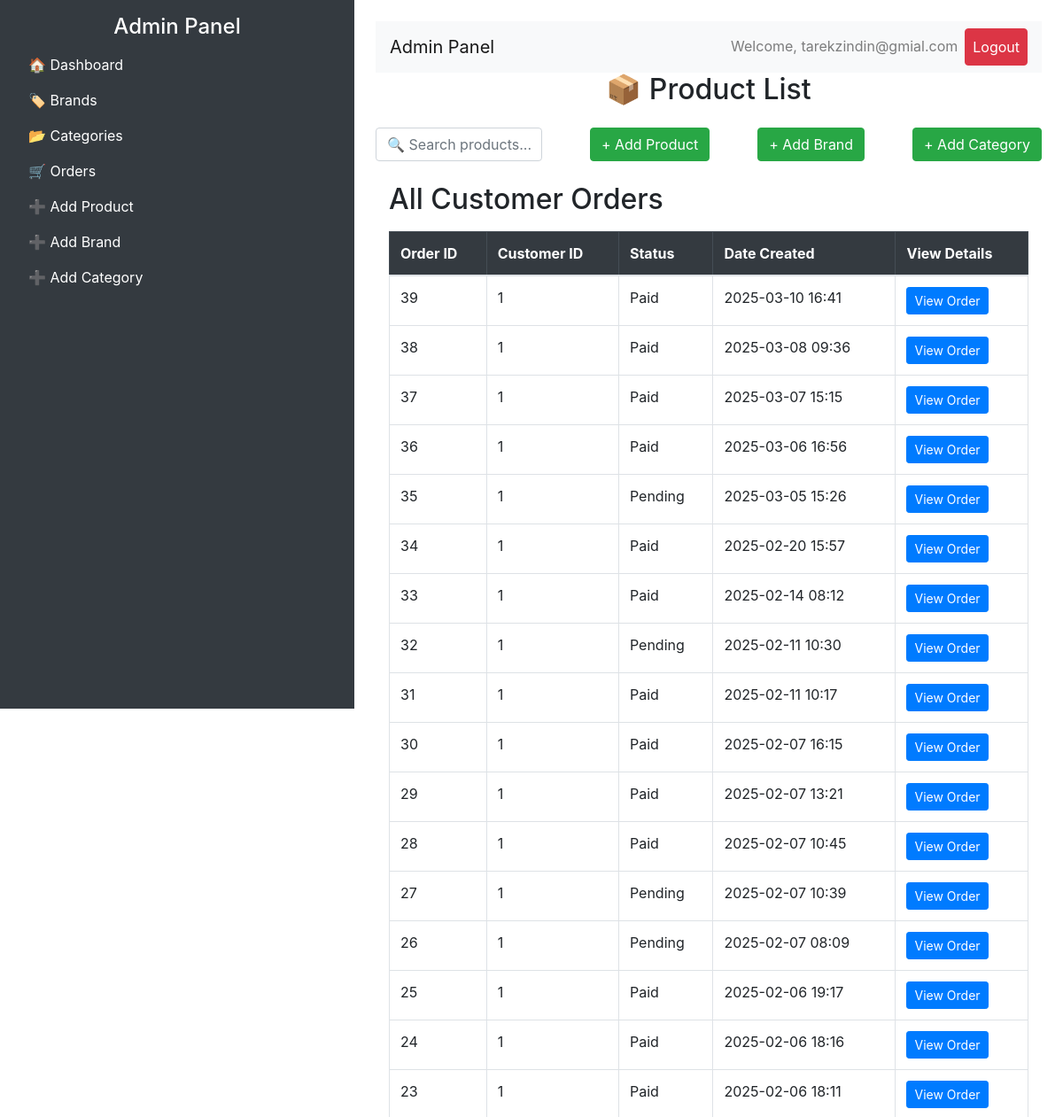
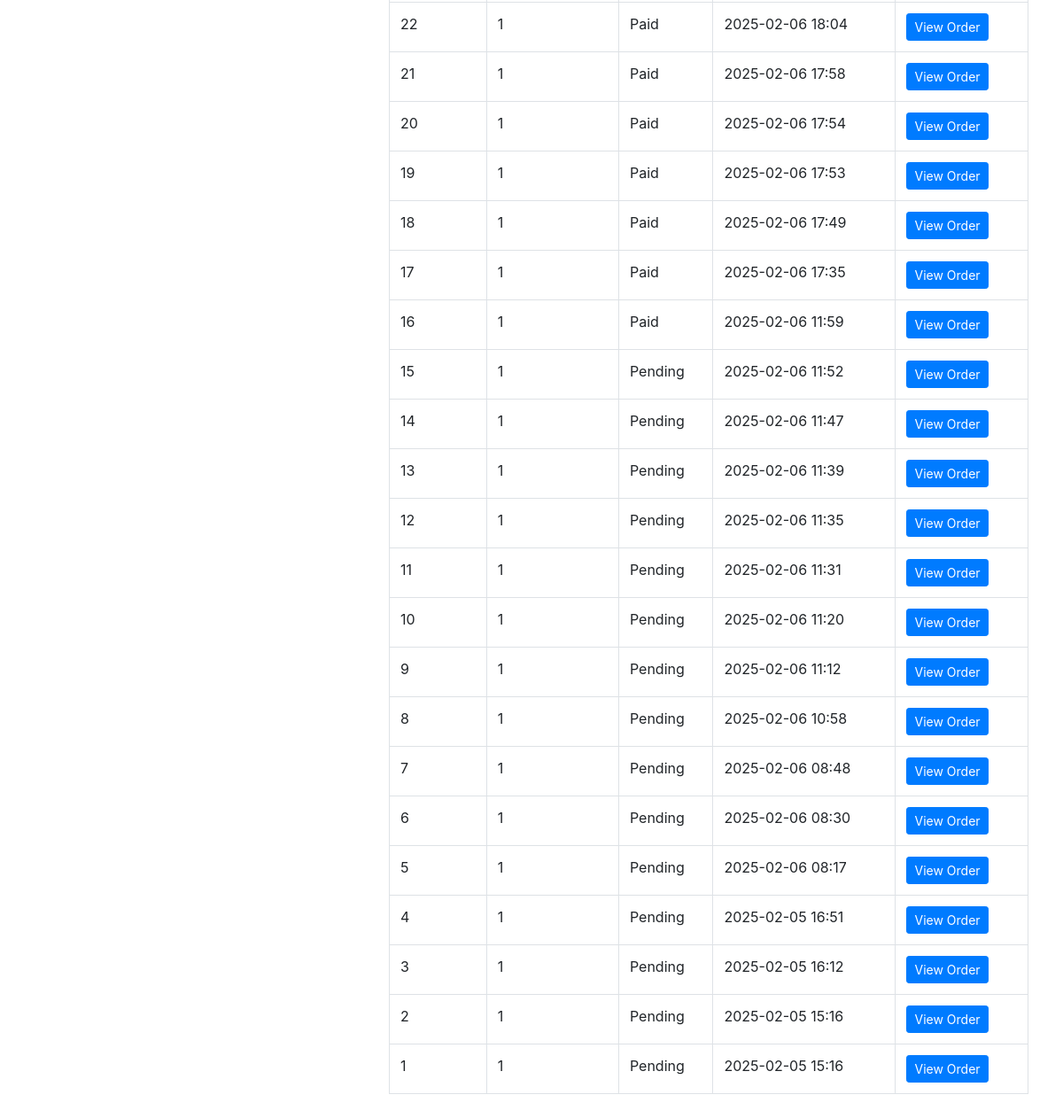
Page /admin/orders (signed in) on the committed database (2 pictures, top to bottom).
### shop/customer/models.py (models this page shows, shortened)
class CustomerOrder(db.Model):
    id = db.Column(db.Integer, primary_key=True)
    invoice = db.Column(db.String(20), unique=True, nullable=False)
    status = db.Column(db.String(20), default='Pending', nullable=False)
    customer_id = db.Column(db.Integer, unique=False, nullable=False)
    date_created = db.Column(db.DateTime, default=datetime.utcnow, nullable=False)
    orders = db.Column(JsonEcodedDict)

### shop/admin/routes.py (the view)
@app.route('/admin/orders')
def admin_orders():
    if 'email' not in session:  # Check if the admin is logged in
        flash('Please log in first!', 'danger')
        return redirect(url_for('login'))
    orders = CustomerOrder.query.order_by(CustomerOrder.date_created.desc()).all()  # Get all orders
    return render_template('admin/orders.html', title='All Orders', orders=orders)

### shop/customer/models.py (called while the page is built)
    def process_result_value(self, value, dialect):
        if value is None:
            return {}
        else:
            return json.loads(value)

### shop/templates/admin/orders.html (shortened to what this page needs)
{% extends "layout_admin.html" %}
{% block content %}
<div class="container">
    <h2 class="mt-4">All Customer Orders</h2>
    <table class="table table-bordered mt-3">
        <thead class="table-dark">
            <tr>
                <th>Order ID</th>
                <th>Customer ID</th>
                <th>Status</th>
                <th>Date Created</th>
                <th>View Details</th>
            </tr>
        </thead>
        <tbody>
            {% for order in orders %}
            <tr>
                <td>{{ order.id }}</td>
                <td>{{ order.customer_id }}</td>
                <td>{{ order.status }}</td>
                <td>{{ order.date_created.strftime('%Y-%m-%d %H:%M') }}</td>
                <td>
                    <a href="{{ url_for('view_order', order_id=order.id) }}" class="btn btn-primary btn-sm">
                        View Order
                    </a>
                </td>
            </tr>
            {% endfor %}
        </tbody>
    </table>
</div>
{% endblock %}

### shop/static/css/styles.css (style rules this page uses)
.btn { transition: 0.3s; }

### rows in the picture
CustomerOrder: id "39", customer_id "1", status "Paid", date_created "2025-03-10 16:41"
CustomerOrder: id "38", customer_id "1", status "Paid", date_created "2025-03-08 09:36"
CustomerOrder: id "37", customer_id "1", status "Paid", date_created "2025-03-07 15:15"
CustomerOrder: id "36", customer_id "1", status "Paid", date_created "2025-03-06 16:56"
CustomerOrder: id "35", customer_id "1", status "Pending", date_created "2025-03-05 15:26"
CustomerOrder: id "34", customer_id "1", status "Paid", date_created "2025-02-20 15:57"
CustomerOrder: id "33", customer_id "1", status "Paid", date_created "2025-02-14 08:12"
CustomerOrder: id "32", customer_id "1", status "Pending", date_created "2025-02-11 10:30"
CustomerOrder: id "31", customer_id "1", status "Paid", date_created "2025-02-11 10:17"
CustomerOrder: id "30", customer_id "1", status "Paid", date_created "2025-02-07 16:15"
CustomerOrder: id "29", customer_id "1", status "Paid", date_created "2025-02-07 13:21"
CustomerOrder: id "28", customer_id "1", status "Paid", date_created "2025-02-07 10:45"
CustomerOrder: id "27", customer_id "1", status "Pending", date_created "2025-02-07 10:39"
CustomerOrder: id "26", customer_id "1", status "Pending", date_created "2025-02-07 08:09"
CustomerOrder: id "25", customer_id "1", status "Paid", date_created "2025-02-06 19:17"
CustomerOrder: id "24", customer_id "1", status "Paid", date_created "2025-02-06 18:16"
CustomerOrder: id "23", customer_id "1", status "Paid", date_created "2025-02-06 18:11"
CustomerOrder: id "22", customer_id "1", status "Paid", date_created "2025-02-06 18:04"
CustomerOrder: id "21", customer_id "1", status "Paid", date_created "2025-02-06 17:58"
CustomerOrder: id "20", customer_id "1", status "Paid", date_created "2025-02-06 17:54"
CustomerOrder: id "19", customer_id "1", status "Paid", date_created "2025-02-06 17:53"
CustomerOrder: id "18", customer_id "1", status "Paid", date_created "2025-02-06 17:49"
CustomerOrder: id "17", customer_id "1", status "Paid", date_created "2025-02-06 17:35"
CustomerOrder: id "16", customer_id "1", status "Paid", date_created "2025-02-06 11:59"
CustomerOrder: id "15", customer_id "1", status "Pending", date_created "2025-02-06 11:52"
CustomerOrder: id "14", customer_id "1", status "Pending", date_created "2025-02-06 11:47"
CustomerOrder: id "13", customer_id "1", status "Pending", date_created "2025-02-06 11:39"
CustomerOrder: id "12", customer_id "1", status "Pending", date_created "2025-02-06 11:35"
CustomerOrder: id "11", customer_id "1", status "Pending", date_created "2025-02-06 11:31"
CustomerOrder: id "10", customer_id "1", status "Pending", date_created "2025-02-06 11:20"
CustomerOrder: id "9", customer_id "1", status "Pending", date_created "2025-02-06 11:12"
CustomerOrder: id "8", customer_id "1", status "Pending", date_created "2025-02-06 10:58"
CustomerOrder: id "7", customer_id "1", status "Pending", date_created "2025-02-06 08:48"
CustomerOrder: id "6", customer_id "1", status "Pending", date_created "2025-02-06 08:30"
CustomerOrder: id "5", customer_id "1", status "Pending", date_created "2025-02-06 08:17"
CustomerOrder: id "4", customer_id "1", status "Pending", date_created "2025-02-05 16:51"
CustomerOrder: id "3", customer_id "1", status "Pending", date_created "2025-02-05 16:12"
CustomerOrder: id "2", customer_id "1", status "Pending", date_created "2025-02-05 15:16"
CustomerOrder: id "1", customer_id "1", status "Pending", date_created "2025-02-05 15:16"

### other values in the picture
{{ session['email'] }} "tarekzindin@gmial.com"
